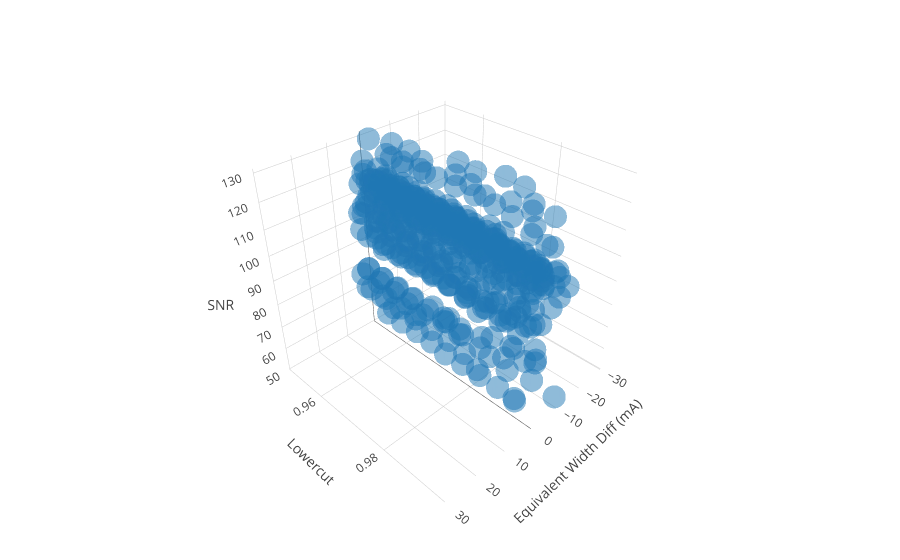

Notebook source saved alongside this figure:
### Code cell
# Find optimal lowercut value
write_out = False
plot = True

with open(outputs[0]) as jsonfile:
    jsondata = json.load(jsonfile)
    key = list(jsondata.keys())[2]
    lowcuts = [cut for cut,ew in jsondata[key]]
    line_list = list(jsondata.keys())
    line_list = np.array(sorted(np.array(line_list).astype(float))).astype(str)

if write_out:
    f_out = open("as.txt","w")
solns_dev = []
closest_dev = []
closest_pdiffs = []

line_dict = {}
n=30
for line in line_list[n:n+1]:
    print(line)
    pdiff_all = []
    lowercut_all = []
    snr_all = []
    #pdiff_iso = []
    #snr_iso = []
    for i in range(len(outputs)):
        if 'ngc2204_3321red' in outputs[i]:
            pass
        clust, star = outputs[i].split("/")[-1].split("_")[0:2]
        star = star[0:-3]
        #print(clust, star)
        idx = snr_dict[clust].index[snr_dict[clust]['Star'] == int(star)].tolist()
        snr = float(snr_dict[clust].loc[idx]['S/N'])
        #print(snr)

        with open(outputs[i]) as jsonfile, open(by_hand[i]) as ewfile:
            
            jsondata = json.load(jsonfile)
            handdata = pd.read_csv(ewfile, delim_whitespace = True, header = None)[[0,4]]
            hand_dict = dict(zip([str(i) for i in handdata[0].tolist()], handdata[4].tolist()))
            key = line
            lowercut = [cut for cut,ew in jsondata[key]]
            ew_meas = [ew for cut,ew in jsondata[key]]
            #print(outputs[i])
            #print(ew_meas)
            #print(hand_dict[key])
            
            label = disp_df['JSON File'][i].split('/')[-1].split('.')[0]
            if hand_dict[key] == 0:
                continue
            if len(lowercut) < len_range:
                continue
            
            ew_pdiff = ((np.array(ew_meas)-hand_dict[key])/hand_dict[key]) * 100
            ew_absdiff = np.array(ew_meas) - hand_dict[key]
            #plt.plot(lowercut,ew_pdiff,'.',color='k')
            #print(pdiff_all, list(ew_absdiff))
            #print(hand_dict[key])
            pdiff_all = pdiff_all+list(ew_absdiff)
            lowercut_all = lowercut_all + lowercut
            snr_all = snr_all + [snr]*len(ew_absdiff)
            #pdiff_iso = pdiff_iso + [ew_absdiff[8]]
            #snr_iso = snr_iso + [snr]
            
    trace1 = go.Scatter3d(x=pdiff_all,y=lowercut_all,z=snr_all,
                          mode='markers',opacity=0.5) 

    
    data = [trace1]
    layout = go.Layout(scene = dict(xaxis = dict(title='Equivalent Width Diff (mA)', range = [-30,30]),
                                    yaxis = dict(title='Lowercut'),zaxis = dict(title='SNR'),),width=700,margin=dict(r=20, b=10, l=10, t=10))
    fig = go.Figure(data=data, layout=layout)
    iplot(fig, filename = 'snr_lowercut')

### Figure 1 — Plotly figure (JSON) as saved in the notebook; plotly's stock layout.template omitted (floating-point values rounded to 4 significant figures; data arrays with more than 128 entries replaced by an {"elided": "..."} marker saying what was removed)
{"data": [{"mode": "markers", "opacity": 0.5, "type": "scatter3d", "x": {"elided": "420 float values"}, "y": {"elided": "420 float values"}, "z": {"elided": "420 int values"}}], "layout": {"autosize": true, "margin": {"b": 10, "l": 10, "r": 20, "t": 10}, "scene": {"aspectmode": "auto", "aspectratio": {"x": 1, "y": 1, "z": 1}, "camera": {"center": {"x": 0, "y": 0, "z": 0}, "eye": {"x": 1.549, "y": 1.549, "z": 1.549}, "up": {"x": 0, "y": 0, "z": 1}}, "xaxis": {"range": [-30, 30], "title": "Equivalent Width Diff (mA)", "type": "linear"}, "yaxis": {"title": "Lowercut", "type": "linear"}, "zaxis": {"title": "SNR", "type": "linear"}}}}
